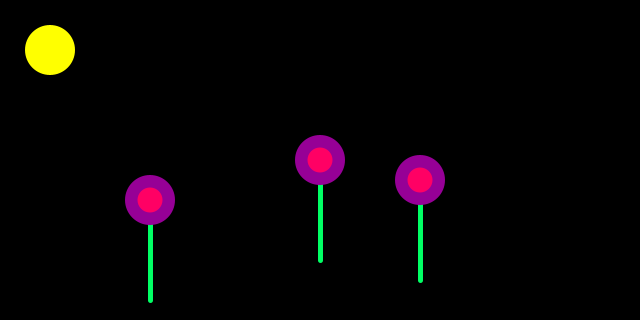
Frame 1 (no input)
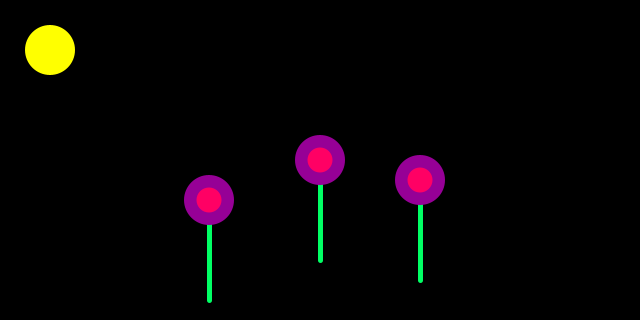
Frame 60 (the mouse pressed at the canvas centre just before this capture)
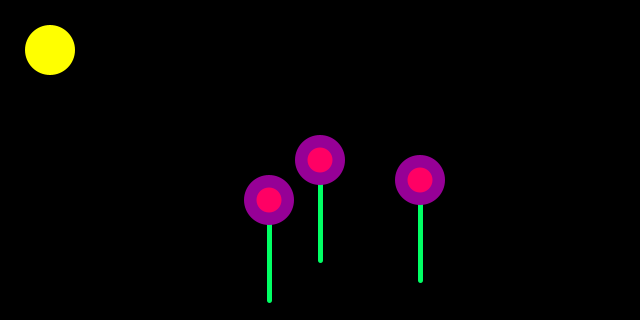
Frame 120 (the mouse held since frame 60 and released just before this capture)

The Processing sketch that drew these frames (run headless with seeded random() and noise(); from frame 60 on, the mouse is pressed at the canvas centre):

// Processing sketch: Moving_Simple_Flower_Scene_Modular_Parameters
// ── Moving_Simple_Flower_Scene_Modular_Parameters.pde
float circleXPos = 150;

void setup() {
  size(640, 320);
}

void draw() {
  background(0);
  
  sun();
  flower(320, 160);
  
  flower(420, 180);
  
  flower(circleXPos, 200);
  
  circleXPos = circleXPos + 1;

}

void sun(){
  //sun
  noStroke();
  fill(255, 255, 0);
  circle( 50, 50, 50);
}

void flower(float x, float y){
  //stem
  strokeWeight(5);
  stroke(0, 255, 100);
  line(x, y, x, y+100);
  
  //flower outer
  noStroke();
  fill(150, 0, 150);
  circle(x, y, 50);
  
  //flower center
  noStroke();
  fill(255, 0, 100);
  circle( x, y, 25);
}
